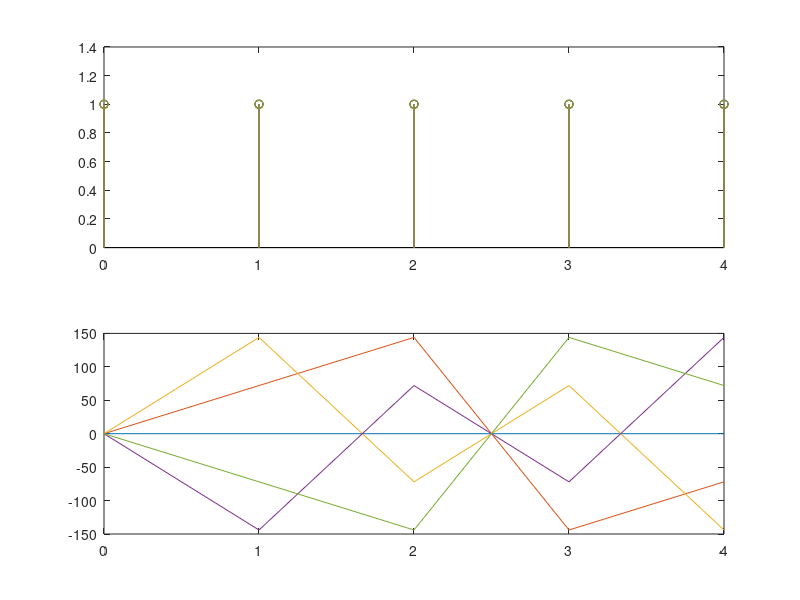

Reproduce this figure in MATLAB.
clc;
%input 4,[10 -2+2i -2 -2-2i]
N=input('Enter the value of N in N-Point IDFT');
x=input('Enter the sequence for which DFT is to be calculated');
n=0:1:N-1;
k=0:1:N-1;
WN=exp(1j*2*pi*n'*k/N);
Xk=x*WN/N;
MagX=abs(Xk)
PhaseX=angle(Xk)*180/pi
figure(1);
subplot(2,1,1);
stem(k,MagX);
subplot(2,1,2);
plot(k,PhaseX);

